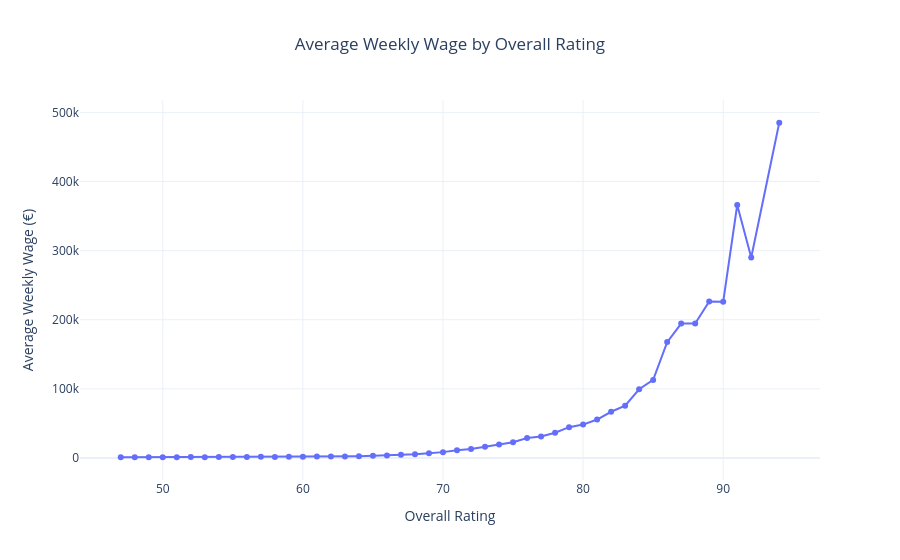

Here is the notebook cell this chart was saved with:
### Markdown cell above
## Question 6

What is the relationship between overall rating and wages?

### Code cell
# Calculate average wage for each overall rating
rating_wage = (
    df.groupby("overall_rating")["wage_euro"]
      .mean()
      .reset_index()
)

fig = px.line(
    rating_wage,
    x="overall_rating",
    y="wage_euro",
    markers=True,
    title="Average Weekly Wage by Overall Rating",
    labels={
        "overall_rating": "Overall Rating",
        "wage_euro": "Average Weekly Wage (€)"
    }
)

fig.update_layout(
    template="plotly_white",
    title_x=0.5
)

fig.show()

### Figure 1 — Plotly figure (JSON) as saved in the notebook; plotly's stock layout.template omitted (floating-point values rounded to 4 significant figures)
{"data": [{"hovertemplate": "Overall Rating=%{x}<br>Average Weekly Wage (€)=%{y}<extra></extra>", "legendgroup": "", "line": {"color": "#636efa", "dash": "solid"}, "marker": {"symbol": "circle"}, "mode": "lines+markers", "name": "", "orientation": "v", "showlegend": false, "type": "scatter", "x": [47, 48, 49, 50, 51, 52, 53, 54, 55, 56, 57, 58, 59, 60, 61, 62, 63, 64, 65, 66, 67, 68, 69, 70, 71, 72, 73, 74, 75, 76, 77, 78, 79, 80, 81, 82, 83, 84, 85, 86, 87, 88, 89, 90, 91, 92, 94], "xaxis": "x", "y": [1000.0, 1030.0, 1133.0, 1112.0, 1175.0, 1182.0, 1176.0, 1278.0, 1366.0, 1399.0, 1588.0, 1485.0, 1622.0, 1673.0, 2087.0, 1994.0, 2075.0, 2483.0, 3018.0, 3644.0, 4437.0, 5267.0, 6827.0, 8412.0, 11180.0, 13050.0, 16150.0, 19270.0, 22700.0, 28740.0, 30940.0, 36490.0, 44530.0, 48260.0, 55600.0, 66810.0, 75690.0, 99360.0, 112900.0, 167600.0, 194400.0, 194500.0, 226500.0, 226100.0, 366000.0, 290000.0, 485000.0], "yaxis": "y"}], "layout": {"legend": {"tracegroupgap": 0}, "title": {"text": "Average Weekly Wage by Overall Rating", "x": 0.5}, "xaxis": {"anchor": "y", "domain": [0, 1], "title": {"text": "Overall Rating"}}, "yaxis": {"anchor": "x", "domain": [0, 1], "title": {"text": "Average Weekly Wage (€)"}}}}
